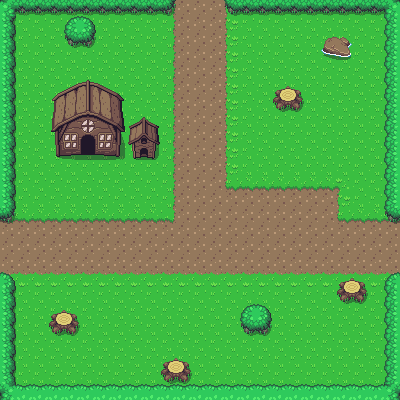

This game map was drawn from its Tiled (.tmx) file and the tilesets committed beside it. A one-line description and the full map source follow:
An orthogonal 25x25 tile map with 16x16 px tiles, 2 tile layers (Ground, Collisions) and 15 objects.

<map version="1.2" tiledversion="1.2.3" orientation="orthogonal" renderorder="right-down" width="25" height="25" tilewidth="16" tileheight="16" infinite="0" nextlayerid="4" nextobjectid="19">
 <tileset firstgid="1" source="Overworld.tsx" />
 <layer id="1" name="Ground" width="25" height="25">
  <data encoding="csv">
1,1,1,1,1,1,1,1,1,1,1201,1202,1202,1202,1203,1,1,1,1,1,1,1,1,1,1,
1,1,1,1,1,1,1,1,1,1,1201,1202,1202,1202,1203,1,1,1,1,1,1,1,1,1,1,
1,1,1,1,1,1,1,1,1,1,1201,1202,1202,1202,1203,1,1,1,1,1,1,1,1,1,1,
1,1,1,1,1,1,1,1,1,1,1201,1202,1202,1202,1203,1,1,1,1,1,1,1,1,1,1,
1,1,1,1,1,1,1,1,1,1,1201,1202,1202,1202,1203,1,1,1,1,1,1,1,1,1,1,
1,1,1,1,1,1,1,1,1,1,1201,1202,1202,1202,1203,1,1,1,1,1,1,1,1,1,1,
1,1,1,1,1,1,1,1,1,1,1201,1202,1202,1202,1203,1,1,1,1,1,1,1,1,1,1,
1,1,1,1,1,1,1,1,1,1,1201,1202,1202,1202,1203,1,1,1,1,1,1,1,1,1,1,
1,1,1,1,1,1,1,1,1,1,1201,1202,1202,1202,1203,1,1,1,1,1,1,1,1,1,1,
1,1,1,1,1,1,1,1,1,1,1201,1202,1202,1202,1203,1,1,1,1,1,1,1,1,1,1,
1,1,1,1,1,1,1,1,1,1,1201,1202,1202,1202,1203,1,1,1,1,1,1,1,1,1,1,
1,1,1,1,1,1,1,1,1,1,1201,1202,1202,1202,1321,1162,1162,1162,1162,1162,1162,1163,1,1,1,
1,1,1,1,1,1,1,1,1,1,1201,1202,1202,1202,1202,1202,1202,1202,1202,1202,1202,1203,1,1,1,
1162,1162,1162,1162,1162,1162,1162,1162,1162,1162,1322,1202,1202,1202,1202,1202,1202,1202,1202,1202,1202,1321,1162,1162,1162,
1202,1202,1202,1202,1202,1202,1202,1202,1202,1202,1202,1202,1202,1202,1202,1202,1202,1202,1202,1202,1202,1202,1202,1202,1202,
1202,1202,1202,1202,1202,1202,1202,1202,1202,1202,1202,1202,1202,1202,1202,1202,1202,1202,1202,1202,1202,1202,1202,1202,1202,
1202,1202,1202,1202,1202,1202,1202,1202,1202,1202,1202,1202,1202,1202,1202,1202,1202,1202,1202,1202,1202,1202,1202,1202,1202,
1242,1242,1242,1242,1242,1242,1242,1242,1242,1242,1242,1242,1242,1242,1242,1242,1242,1242,1242,1242,1242,1242,1242,1242,1242,
1,1,1,1,1,1,1,1,1,1,1,1,1,1,1,1,1,1,1,1,1,1,1,1,1,
1,1,1,1,1,1,1,1,1,1,1,1,1,1,1,1,1,1,1,1,1,1,1,1,1,
1,1,1,1,1,1,1,1,1,1,1,1,1,1,1,1,1,1,1,1,1,1,1,1,1,
1,1,1,1,1,1,1,1,1,1,1,1,1,1,1,1,1,1,1,1,1,1,1,1,1,
1,1,1,1,1,1,1,1,1,1,1,1,1,1,1,1,1,1,1,1,1,1,1,1,1,
1,1,1,1,1,1,1,1,1,1,1,1,1,1,1,1,1,1,1,1,1,1,1,1,1,
1,1,1,1,1,1,1,1,1,1,1,1,1,1,1,1,1,1,1,1,1,1,1,1,1
</data>
 </layer>
 <layer id="2" name="Collisions" width="25" height="25">
  <data encoding="csv">
648,766,766,766,766,766,766,766,766,766,687,0,0,0,686,766,766,766,766,766,766,766,766,766,688,
728,0,0,0,646,647,0,0,0,0,0,0,0,0,0,0,0,0,0,0,0,0,0,0,727,
728,0,0,0,686,687,0,0,0,0,0,0,0,0,0,0,0,0,0,0,334,335,0,0,727,
728,0,0,0,0,0,0,0,0,0,0,0,0,0,0,0,0,0,0,0,374,375,0,0,727,
728,0,0,0,0,0,0,0,0,0,0,0,0,0,0,0,0,0,0,0,0,0,0,0,727,
728,0,0,7,8,9,10,11,0,0,0,0,0,0,0,0,0,152,153,0,0,0,0,0,727,
728,0,0,47,48,49,50,51,0,0,0,0,0,0,0,0,0,192,193,0,0,0,0,0,727,
728,0,0,87,88,89,90,91,214,215,0,0,0,0,0,0,0,0,0,0,0,0,0,0,727,
728,0,0,127,128,129,130,131,254,255,0,0,0,0,0,0,0,0,0,0,0,0,0,0,727,
728,0,0,167,168,169,170,171,294,295,0,0,0,0,0,0,0,0,0,0,0,0,0,0,727,
728,0,0,0,0,0,0,0,0,0,0,0,0,0,0,0,0,0,0,0,0,0,0,0,727,
728,0,0,0,0,0,0,0,0,0,0,0,0,0,0,0,0,0,0,0,0,0,0,0,727,
728,0,0,0,0,0,0,0,0,0,0,0,0,0,0,0,0,0,0,0,0,0,0,0,727,
687,0,0,0,0,0,0,0,0,0,0,0,0,0,0,0,0,0,0,0,0,0,0,0,686,
0,0,0,0,0,0,0,0,0,0,0,0,0,0,0,0,0,0,0,0,0,0,0,0,0,
0,0,0,0,0,0,0,0,0,0,0,0,0,0,0,0,0,0,0,0,0,0,0,0,0,
0,0,0,0,0,0,0,0,0,0,0,0,0,0,0,0,0,0,0,0,0,0,0,0,0,
647,0,0,0,0,0,0,0,0,0,0,0,0,0,0,0,0,0,0,0,0,152,153,0,646,
728,0,0,0,0,0,0,0,0,0,0,0,0,0,0,0,0,0,0,0,0,192,193,0,727,
728,0,0,152,153,0,0,0,0,0,0,0,0,0,0,646,647,0,0,0,0,0,0,0,727,
728,0,0,192,193,0,0,0,0,0,0,0,0,0,0,686,687,0,0,0,0,0,0,0,727,
728,0,0,0,0,0,0,0,0,0,0,0,0,0,0,0,0,0,0,0,0,0,0,0,727,
728,0,0,0,0,0,0,0,0,0,152,153,0,0,0,0,0,0,0,0,0,0,0,0,727,
728,0,0,0,0,0,0,0,0,0,192,193,0,0,0,0,0,0,0,0,0,0,0,0,727,
688,726,726,726,726,726,726,726,726,726,726,726,726,726,726,726,726,726,726,726,726,726,726,726,648
</data>
 </layer>
 <objectgroup id="3" name="Collision Mask">
  <object id="2" x="0" y="0.666667" width="14.6667" height="220" />
  <object id="3" x="-0.666667" y="-0.666667" width="175.333" height="14" />
  <object id="4" x="224.667" y="0.666667" width="176.667" height="12" />
  <object id="5" x="384" y="13.3333" width="16.6667" height="207.333" />
  <object id="6" x="384" y="272.667" width="16" height="126.667" />
  <object id="7" x="0" y="382.667" width="388.667" height="16.6667" />
  <object id="8" x="-0.666667" y="272" width="16" height="113.333" />
  <object id="9" x="46.6667" y="306.667" width="33.3333" height="29.3333" />
  <object id="10" x="158" y="356" width="32.6667" height="26" />
  <object id="11" x="239.333" y="303.333" width="32.6667" height="30.6667" />
  <object id="12" x="336.667" y="275.333" width="30" height="28" />
  <object id="13" x="273.333" y="84.6667" width="29.3333" height="27.3333" />
  <object id="14" x="321.333" y="32" width="30" height="27.3333" />
  <object id="17" x="64" y="14" width="33.3333" height="33.3333" />
  <object id="18" x="159.25" y="127">
   <polygon points="0,0 -33.5,-29.25 -70.75,-47.75 -106.5,-30.5 -108.25,3.25 -103.25,29.75 -40.5,29.75 -27.75,31.5 -5,31.75 1,16.75" />
  </object>
 </objectgroup>
</map>
